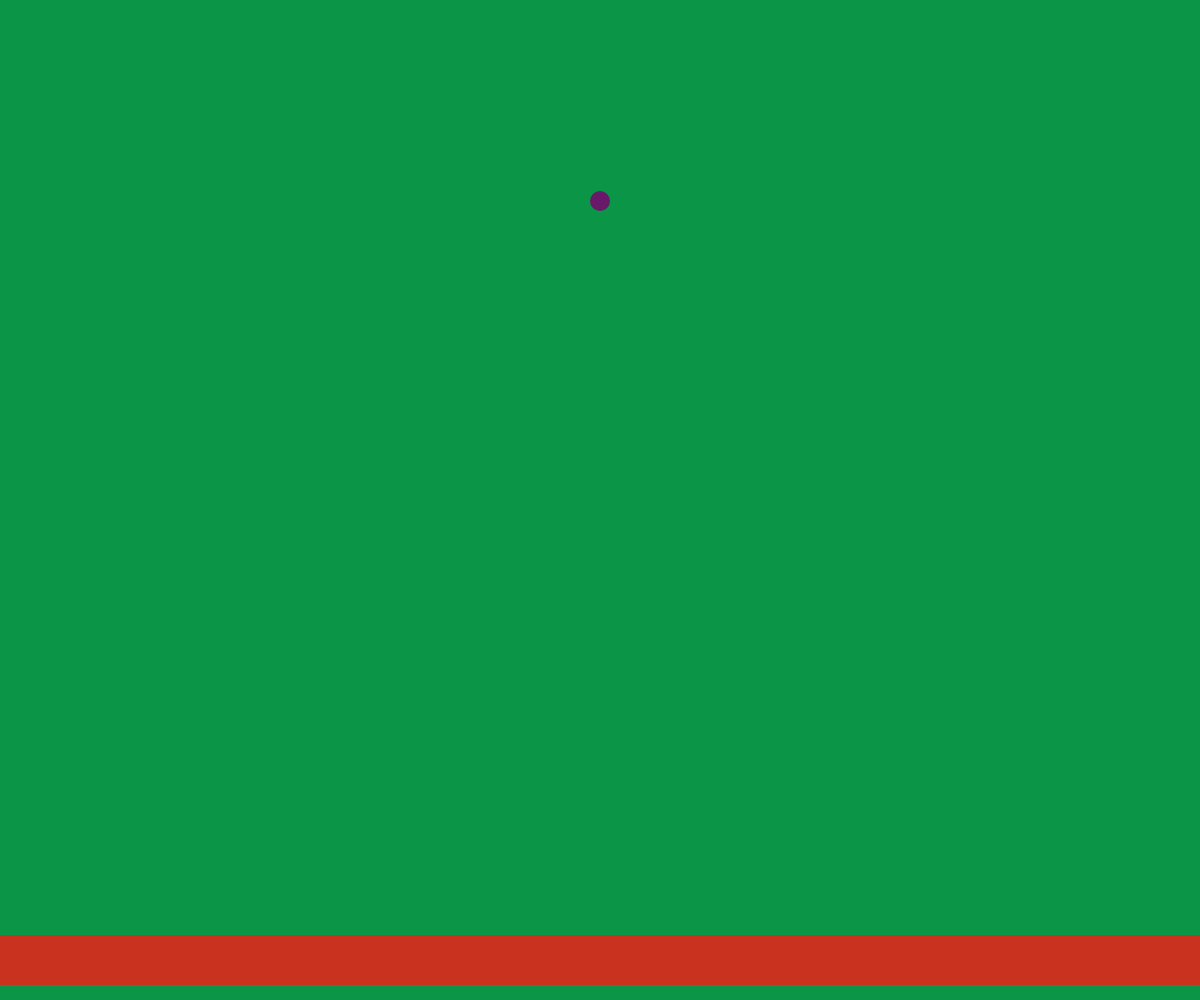
Frame 1 (no input)
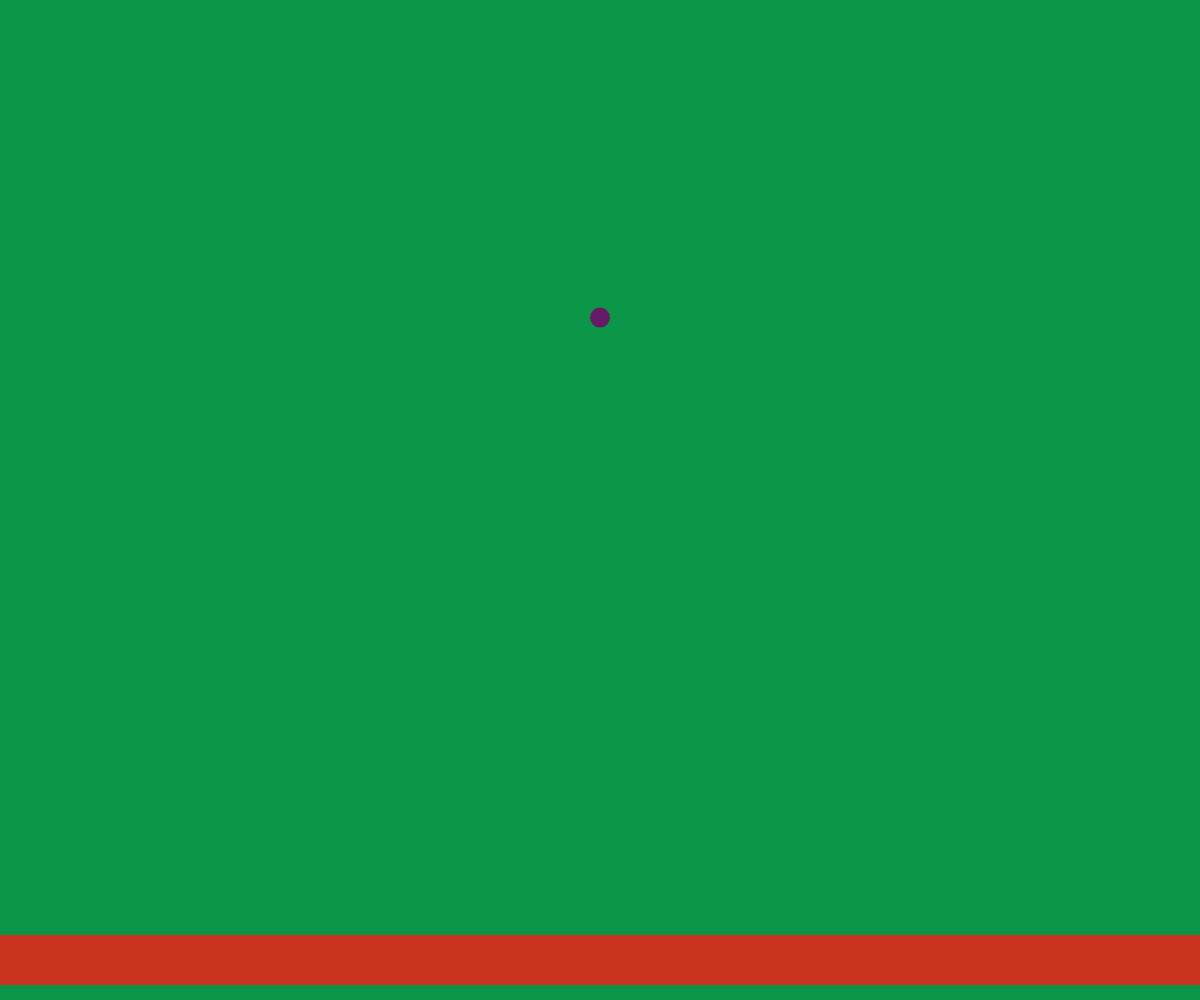
Frame 60 (no input)
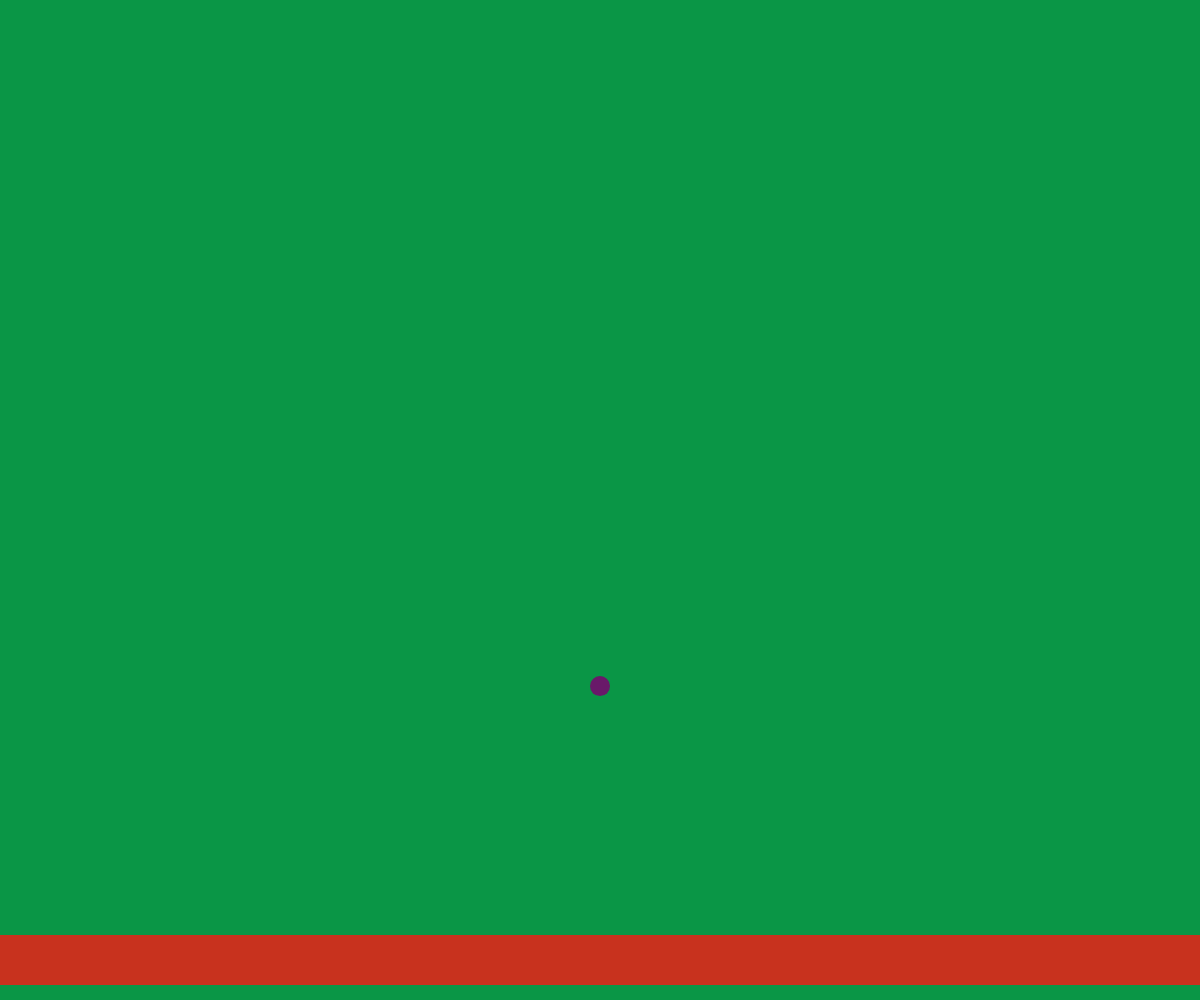
Frame 120 (the mouse pressed at the canvas centre since frame 60)

The p5.js sketch that drew these frames (run headless with seeded random() and noise() and a simulated clock; from frame 60 on, the mouse is pressed at the canvas centre):

// p5.js sketch
// ── sketch.js
let posX, posY, diam, rad;
let esp;
let margen;
let piso;
let acel;


function setup() {
createCanvas(windowWidth, windowHeight);
posX = windowWidth / 2;
posY = windowHeight * 0.2;
rectMode(CENTER);
diam = random(10, 50);
rad = diam / 2;
esp = 50;
margen = 40;
piso = windowHeight - margen - esp / 2;
vel = 0;
acel = 0.98;
    // frameRate(3);
}


function draw() {

    background(10, 150, 70);

    actualizar();

    noStroke();
    fill(105, 25, 105);
    circle(posX, posY, 20);
    fill(200, 50, 30);
    rect(windowWidth / 2, windowHeight - margen, windowWidth, esp);
}

function actualizar() {
    vel += acel;
    posY += vel;
    
    if (posY >= piso - rad) {
        print('ya');
        vel *= -1;
        posY += vel;
    }
}
